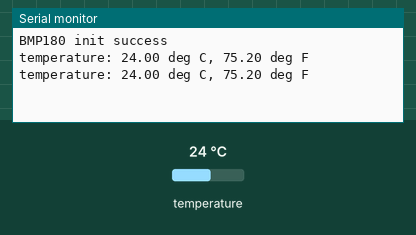
Recording of a sketch running on a simulated Arduino Uno, built with avr-gcc and run on an emulated ATmega328P. Parts: the last lines printed to the serial monitor. Inputs (shaded band) come from the test bench; at power-on: temperature 24 °C.

Above: at 5.8 s.
5.9 s: temperature set to 12 °C
At 11.2 s:
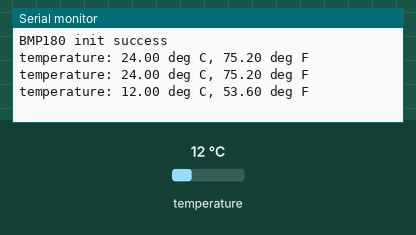
11.9 s: temperature set to 19 °C
At 16.4 s:
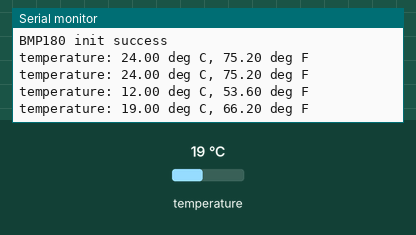
Timing chart, 0 to 17.9 s (numbered marks = the images above; inputs shaded):
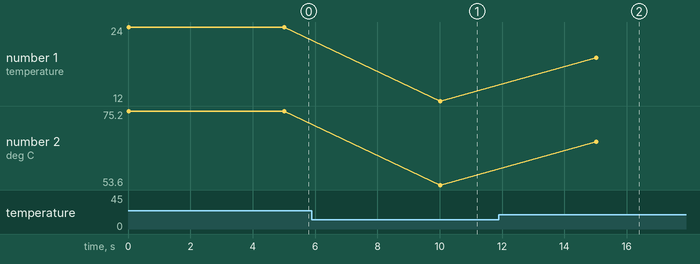

Measured:
- after the input at 5.9 s, the serial monitor: prints a new line after 4.1 s (image 1)
- after the input at 11.9 s, the serial monitor: prints a new line after 3.1 s (image 2)
- plotted number 1: 24 → 12 after the input at 5.9 s, 12 → 19 after the input at 11.9 s
- plotted number 2: 75.2 → 53.6 after the input at 5.9 s, 53.6 → 66.2 after the input at 11.9 s

The sketch:

mto_send_002.ino
```cpp
#include <SFE_BMP180.h>
#include <Wire.h>

SFE_BMP180 bmp180;


void setup() {
  Serial.begin(9600);


  if (bmp180.begin()) {
    Serial.println("BMP180 init success");
  } else {
    // Oops, something went wrong, this is usually a connection problem,
    // see the comments at the top of this sketch for the proper connections.

    Serial.println("BMP180 init fail\n\n");
    while(1); // Pause forever.
  }
}

void loop() {
  char status;
  double T,P,p0,a;

  status = bmp180.startTemperature();

  if (status != 0)
  {
    // Wait for the measurement to complete:
    delay(status);

    status = bmp180.getTemperature(T);
    if (status != 0)
    {
      // Print out the measurement:
      Serial.print("temperature: ");
      Serial.print(T,2);
      Serial.print(" deg C, ");
      Serial.print((9.0/5.0)*T+32.0,2);
      Serial.println(" deg F");
    }
    else Serial.println("error retrieving temperature measurement\n");
  }
  else Serial.println("error starting temperature measurement\n");

  delay(5000);
}
```
